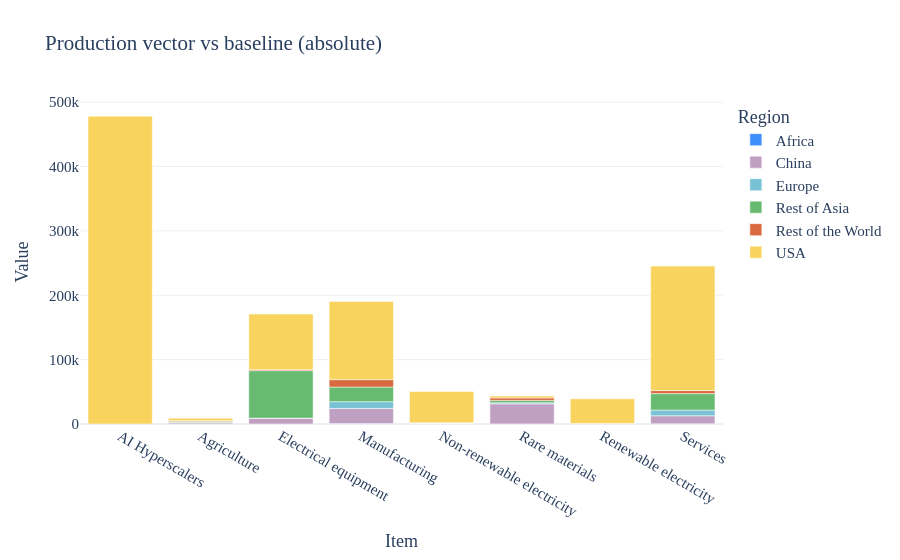

Here is the notebook cell this chart was saved with:
### Markdown cell above
## Part D — Winners and losers

Now we read the scenario. The substitution does two things at once:

- it **creates demand** for AI compute (USA) and everything that feeds it
  (electrical equipment, electricity, rare materials) — the **winners**;
- it **shrinks** high-skill labour income in Europe and can ripple into the
  sectors that depended on it — the **losers**.

We compare `ai_substitution` against `baseline` along three dimensions: sectoral
output, regional GDP, and CO₂.

### Code cell
fig = db_ex.plot(
    matrix="X",
    scenarios=["ai_substitution"],
    x = "Item",
    color = "Region",
    base_scenario="baseline",
    difference="absolute",
    path=False
)
fig

### Figure 1 — Plotly figure (JSON) as saved in the notebook; plotly's stock layout.template omitted (floating-point values rounded to 4 significant figures)
{"data": [{"hovertemplate": "Region=Africa<br>Item=%{x}<br>Value=%{y}<extra></extra>", "legendgroup": "Africa", "marker": {"color": "#3F8EFC", "pattern": {"shape": ""}}, "name": "Africa", "orientation": "v", "showlegend": true, "textposition": "auto", "type": "bar", "x": ["AI Hyperscalers", "Agriculture", "Electrical equipment", "Manufacturing", "Non-renewable electricity", "Rare materials", "Renewable electricity", "Services"], "xaxis": "x", "y": [0.0, 148.7, 24.7, 837.9, 7.818, 169.9, 3.873, 406.4], "yaxis": "y"}, {"hovertemplate": "Region=China<br>Item=%{x}<br>Value=%{y}<extra></extra>", "legendgroup": "China", "marker": {"color": "#BF9FC2", "pattern": {"shape": ""}}, "name": "China", "orientation": "v", "showlegend": true, "textposition": "auto", "type": "bar", "x": ["AI Hyperscalers", "Agriculture", "Electrical equipment", "Manufacturing", "Non-renewable electricity", "Rare materials", "Renewable electricity", "Services"], "xaxis": "x", "y": [0.0, 1804.0, 8983.0, 23090.0, 1311.0, 31140.0, 408.8, 12400.0], "yaxis": "y"}, {"hovertemplate": "Region=Europe<br>Item=%{x}<br>Value=%{y}<extra></extra>", "legendgroup": "Europe", "marker": {"color": "#79C2D6", "pattern": {"shape": ""}}, "name": "Europe", "orientation": "v", "showlegend": true, "textposition": "auto", "type": "bar", "x": ["AI Hyperscalers", "Agriculture", "Electrical equipment", "Manufacturing", "Non-renewable electricity", "Rare materials", "Renewable electricity", "Services"], "xaxis": "x", "y": [0.0, 399.6, 123.3, 10800.0, 94.51, 1740.0, 73.75, 8862.0], "yaxis": "y"}, {"hovertemplate": "Region=Rest of Asia<br>Item=%{x}<br>Value=%{y}<extra></extra>", "legendgroup": "Rest of Asia", "marker": {"color": "#67BA6F", "pattern": {"shape": ""}}, "name": "Rest of Asia", "orientation": "v", "showlegend": true, "textposition": "auto", "type": "bar", "x": ["AI Hyperscalers", "Agriculture", "Electrical equipment", "Manufacturing", "Non-renewable electricity", "Rare materials", "Renewable electricity", "Services"], "xaxis": "x", "y": [0.0, 1588.0, 73720.0, 22650.0, 367.2, 3600.0, 93.96, 25570.0], "yaxis": "y"}, {"hovertemplate": "Region=Rest of the World<br>Item=%{x}<br>Value=%{y}<extra></extra>", "legendgroup": "Rest of the World", "marker": {"color": "#D96940", "pattern": {"shape": ""}}, "name": "Rest of the World", "orientation": "v", "showlegend": true, "textposition": "auto", "type": "bar", "x": ["AI Hyperscalers", "Agriculture", "Electrical equipment", "Manufacturing", "Non-renewable electricity", "Rare materials", "Renewable electricity", "Services"], "xaxis": "x", "y": [0.0, 1225.0, 1545.0, 11540.0, 96.74, 3860.0, 140.2, 4682.0], "yaxis": "y"}, {"hovertemplate": "Region=USA<br>Item=%{x}<br>Value=%{y}<extra></extra>", "legendgroup": "USA", "marker": {"color": "#F8D35E", "pattern": {"shape": ""}}, "name": "USA", "orientation": "v", "showlegend": true, "textposition": "auto", "type": "bar", "x": ["AI Hyperscalers", "Agriculture", "Electrical equipment", "Manufacturing", "Non-renewable electricity", "Rare materials", "Renewable electricity", "Services"], "xaxis": "x", "y": [478100.0, 3848.0, 86450.0, 121400.0, 48470.0, 3146.0, 38390.0, 193300.0], "yaxis": "y"}], "layout": {"barmode": "relative", "font": {"family": "Verdana", "size": 15}, "legend": {"title": {"text": "Region"}, "tracegroupgap": 0}, "title": {"text": "Production vector vs baseline (absolute)"}, "xaxis": {"anchor": "y", "domain": [0, 1], "title": {"text": "Item"}}, "yaxis": {"anchor": "x", "domain": [0, 1], "title": {"text": "Value"}}}}
